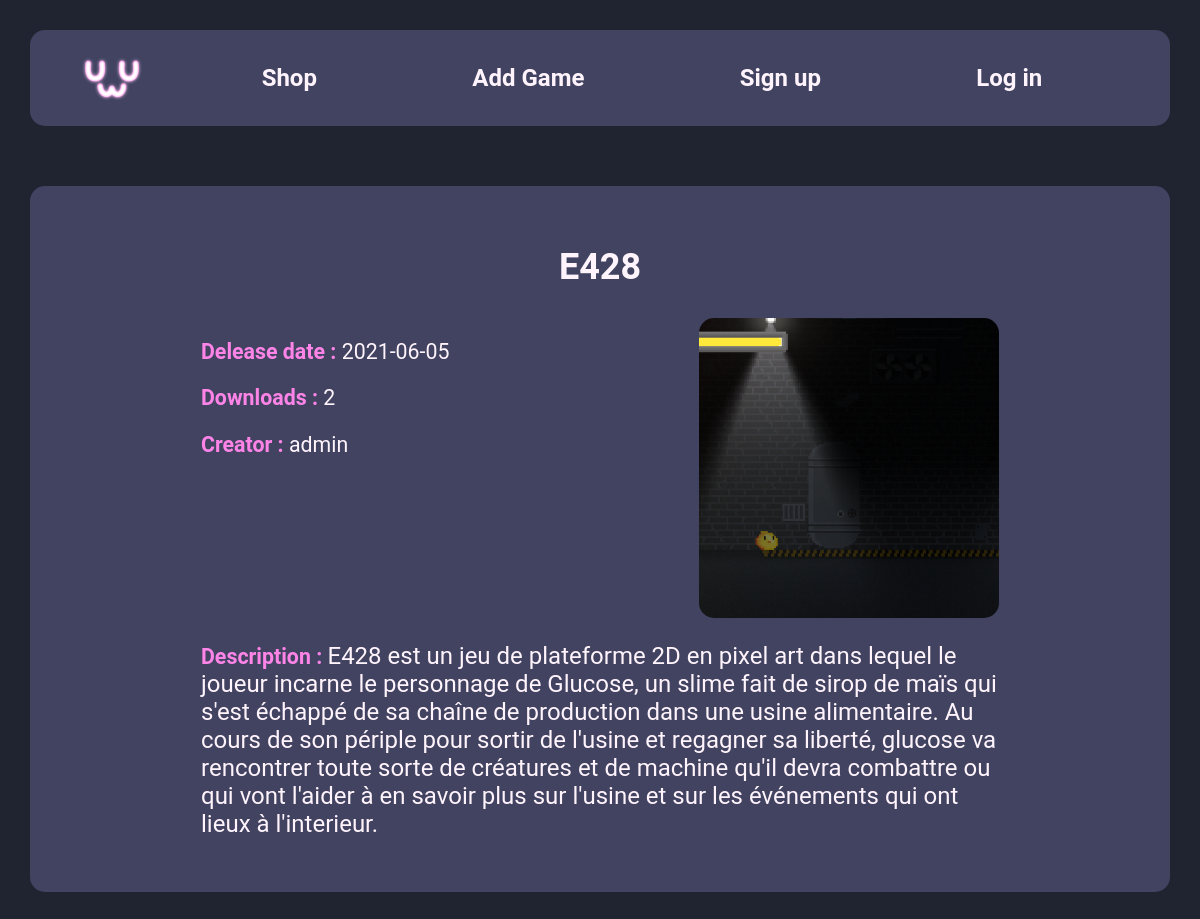
Before: /public/game.php?id=34 with the older database file.
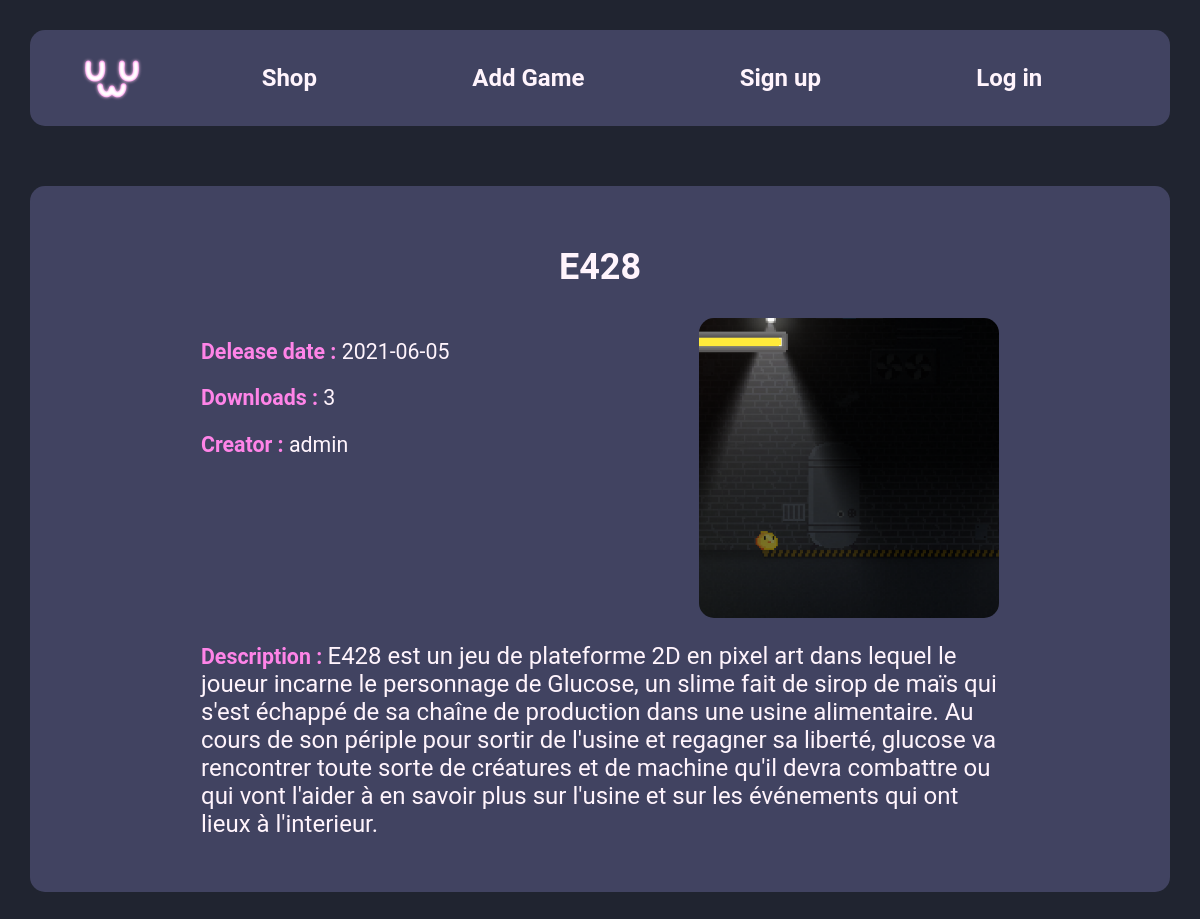
After: the same page with the newer database file.
### tables this page shows
CREATE TABLE `games` (
  `gamesId` int(11) NOT NULL,
  `gamesName` varchar(45) NOT NULL,
  `gamesDescription` text NOT NULL,
  `gamesDate` date NOT NULL DEFAULT current_timestamp(),
  `gamesDownloads` int(10) UNSIGNED NOT NULL DEFAULT 0,
  `gamesLink` varchar(256) NOT NULL,
  `gamesCreator` varchar(45) NOT NULL
);

### model/gameModel.php (called while the page is built, shortened)
<?php
    $sql = "SELECT gamesId, gamesName, gamesDescription, gamesDate, gamesDownloads, gamesLink, gamesCreator FROM games WHERE gamesId = :id";
    $sth = $dbh->prepare($sql);
    $sth->execute(array(':id' => $_GET['id']));
    $game = ($sth->fetchAll())[0];

### view/gameView.php (the view, shortened to what this page needs)
 <?php include_once 'headerView.php'; ?>
    <div class="wrapper">
        <section class="gameSection">
            <h1><?php echo($game['gamesName']) ?></h1>
            <div class="gameItemPicture">
                <div class="gameItemList">
                    <p class="gameItem"><span class="pink">Delease date : </span><?php echo($game['gamesDate']) ?></p>
                    <p class="gameItem"><span class="pink">Downloads : </span><?php echo($game['gamesDownloads']) ?></p>
                    <p class="gameItem"><span class="pink">Creator : </span><?php echo($game['gamesCreator']) ?></p>
                </div>
                <div class="gamePicture" style="background-image: url(<?php echo ("/assets/img/upload/game/game" . $game['gamesId'] . ".png"); ?>);"></div>
            </div>
            <p calss="gameDescription"><span class="pink">Description : </span><?php echo($game['gamesDescription']) ?></p>
        </section>
    </div>
<?php include_once 'footerView.php'; ?>

Changed rows visible on the page:
changed games "admin": gamesDownloads "2" → "3"
